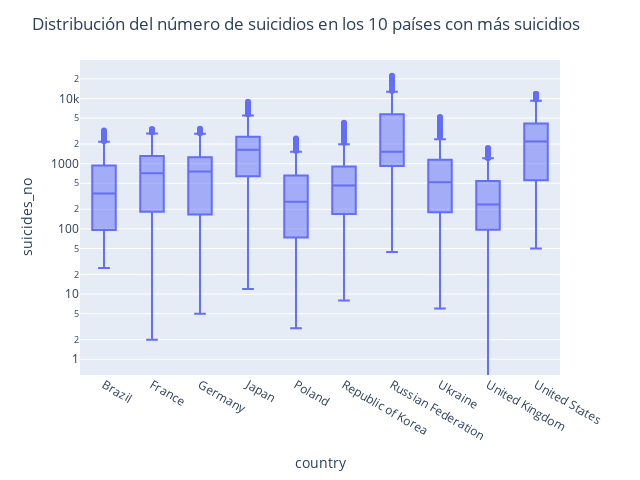

The cell this chart's notebook holds for it:
### Markdown cell above
✨  La siguiente gráfica muestra la distribución del número de suicidios en los 10 países con la mayor cantidad de suicidios. Aquí se han transformado los datos con una escala logarítmica en el eje y, lo que permite ver mejor las variaciones en los valores, especialmente cuando estos están distribuidos en un rango amplio.

### Code cell
top_countries = tasa_suicidios.groupby("country")["suicides_no"].sum().nlargest(10).index
data_top_countries = tasa_suicidios[tasa_suicidios["country"].isin(top_countries)]

# Crear boxplot del número de suicidios para los países con más suicidios
fig = px.box(
    data_top_countries, 
    x="country", 
    y="suicides_no", 
    width=640, 
    height=480,
    log_y=True
)
fig.update_layout(title="Distribución del número de suicidios en los 10 países con más suicidios")
fig.show()

### Figure 1 — Plotly figure (JSON) as saved in the notebook; plotly's stock layout.template omitted (floating-point values rounded to 4 significant figures; data arrays with more than 128 entries replaced by an {"elided": "..."} marker saying what was removed)
{"data": [{"alignmentgroup": "True", "hovertemplate": "country=%{x}<br>suicides_no=%{y}<extra></extra>", "legendgroup": "", "marker": {"color": "#636efa"}, "name": "", "notched": false, "offsetgroup": "", "orientation": "v", "showlegend": false, "type": "box", "x": {"elided": "3480 str values"}, "x0": " ", "xaxis": "x", "y": {"elided": "3480 int values"}, "y0": " ", "yaxis": "y"}], "layout": {"boxmode": "group", "height": 480, "legend": {"tracegroupgap": 0}, "margin": {"t": 60}, "title": {"text": "Distribución del número de suicidios en los 10 países con más suicidios"}, "width": 640, "xaxis": {"anchor": "y", "domain": [0, 1], "title": {"text": "country"}}, "yaxis": {"anchor": "x", "domain": [0, 1], "title": {"text": "suicides_no"}, "type": "log"}}}
